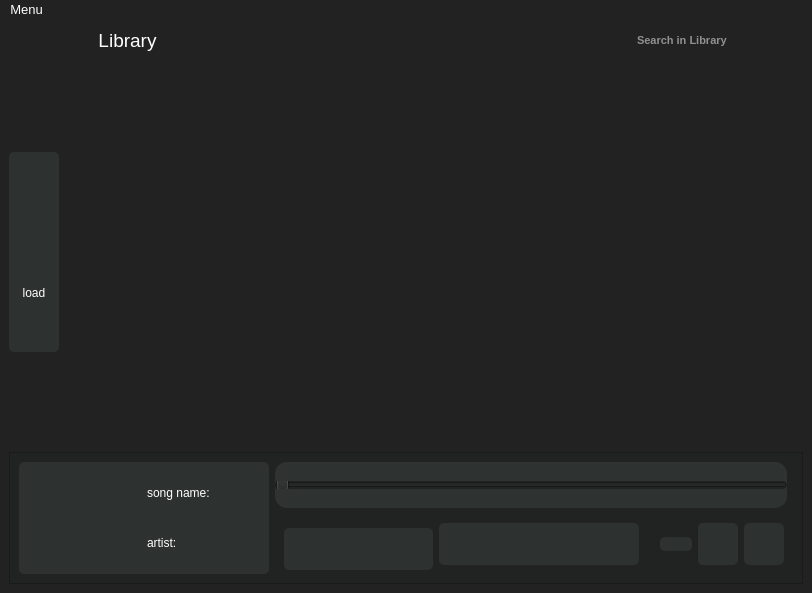
<?xml version="1.0" encoding="UTF-8"?>
<ui version="4.0">
 <class>SimpleMusiPlayer</class>
 <widget class="QMainWindow" name="SimpleMusiPlayer">
  <property name="geometry">
   <rect>
    <x>0</x>
    <y>0</y>
    <width>812</width>
    <height>593</height>
   </rect>
  </property>
  <property name="windowTitle">
   <string>Simple Music Player</string>
  </property>
  <property name="windowIcon">
   <iconset>
    <normaloff>:/img/images/CD.png</normaloff>:/img/images/CD.png</iconset>
  </property>
  <property name="styleSheet">
   <string notr="true">background-color: rgb(34, 34, 34);
color: rgb(255, 255, 255);</string>
  </property>
  <widget class="QWidget" name="centralwidget">
   <layout class="QGridLayout" name="gridLayout_3">
    <item row="0" column="0">
     <layout class="QHBoxLayout" name="horizontalLayout_6">
      <item>
       <widget class="QLabel" name="label_12">
        <property name="minimumSize">
         <size>
          <width>60</width>
          <height>0</height>
         </size>
        </property>
        <property name="text">
         <string>&lt;html&gt;&lt;head/&gt;&lt;body&gt;&lt;p align=&quot;center&quot;&gt;&lt;span style=&quot; font-size:14pt;&quot;&gt;Library&lt;/span&gt;&lt;/p&gt;&lt;/body&gt;&lt;/html&gt;</string>
        </property>
        <property name="margin">
         <number>4</number>
        </property>
        <property name="indent">
         <number>89</number>
        </property>
       </widget>
      </item>
      <item>
       <spacer name="horizontalSpacer">
        <property name="orientation">
         <enum>Qt::Horizontal</enum>
        </property>
        <property name="sizeHint" stdset="0">
         <size>
          <width>40</width>
          <height>20</height>
         </size>
        </property>
       </spacer>
      </item>
      <item>
       <widget class="QLineEdit" name="searchlineEdit">
        <property name="maximumSize">
         <size>
          <width>200</width>
          <height>25</height>
         </size>
        </property>
        <property name="styleSheet">
         <string notr="true">    padding-left: 32px;
    min-width: 150px;
    max-height: 25px;
    font-size: 11px;
    font-weight: bold;
    border-radius: 16px;</string>
        </property>
        <property name="placeholderText">
         <string>Search in Library</string>
        </property>
       </widget>
      </item>
     </layout>
    </item>
    <item row="1" column="0">
     <layout class="QHBoxLayout" name="horizontalLayout_5">
      <item>
       <layout class="QVBoxLayout" name="verticalLayout_3">
        <property name="topMargin">
         <number>6</number>
        </property>
        <property name="rightMargin">
         <number>4</number>
        </property>
        <property name="bottomMargin">
         <number>6</number>
        </property>
        <item>
         <widget class="QWidget" name="widget" native="true">
          <property name="maximumSize">
           <size>
            <width>16777215</width>
            <height>200</height>
           </size>
          </property>
          <property name="styleSheet">
           <string notr="true">background-color: rgb(45, 49, 48);
border-radius: 5px;</string>
          </property>
          <layout class="QVBoxLayout" name="verticalLayout">
           <item>
            <widget class="QPushButton" name="homePushButton">
             <property name="text">
              <string/>
             </property>
             <property name="icon">
              <iconset resource="utils/music.qrc">
               <normaloff>:/icons/images/home.svg</normaloff>:/icons/images/home.svg</iconset>
             </property>
             <property name="iconSize">
              <size>
               <width>24</width>
               <height>24</height>
              </size>
             </property>
            </widget>
           </item>
           <item>
            <widget class="QPushButton" name="playlistsPushButton">
             <property name="text">
              <string/>
             </property>
             <property name="icon">
              <iconset resource="utils/music.qrc">
               <normaloff>:/icons/images/playlist.svg</normaloff>:/icons/images/playlist.svg</iconset>
             </property>
             <property name="iconSize">
              <size>
               <width>24</width>
               <height>24</height>
              </size>
             </property>
            </widget>
           </item>
           <item>
            <widget class="QPushButton" name="favoritesPushButton">
             <property name="text">
              <string/>
             </property>
             <property name="icon">
              <iconset resource="utils/music.qrc">
               <normaloff>:/icons/images/favourite.svg</normaloff>:/icons/images/favourite.svg</iconset>
             </property>
             <property name="iconSize">
              <size>
               <width>24</width>
               <height>24</height>
              </size>
             </property>
            </widget>
           </item>
           <item>
            <widget class="QPushButton" name="recentsPushButton">
             <property name="text">
              <string/>
             </property>
             <property name="icon">
              <iconset resource="utils/music.qrc">
               <normaloff>:/icons/images/history.svg</normaloff>:/icons/images/history.svg</iconset>
             </property>
             <property name="iconSize">
              <size>
               <width>24</width>
               <height>24</height>
              </size>
             </property>
            </widget>
           </item>
           <item>
            <widget class="QPushButton" name="loadFolderButton">
             <property name="text">
              <string>load</string>
             </property>
            </widget>
           </item>
           <item>
            <widget class="QPushButton" name="settingsPushButton">
             <property name="text">
              <string/>
             </property>
             <property name="icon">
              <iconset resource="utils/music.qrc">
               <normaloff>:/icons/images/settings.svg</normaloff>:/icons/images/settings.svg</iconset>
             </property>
             <property name="iconSize">
              <size>
               <width>24</width>
               <height>24</height>
              </size>
             </property>
            </widget>
           </item>
          </layout>
         </widget>
        </item>
       </layout>
      </item>
      <item>
       <widget class="QStackedWidget" name="stackedWidget">
        <property name="currentIndex">
         <number>0</number>
        </property>
        <widget class="QWidget" name="Home">
         <layout class="QGridLayout" name="gridLayout_2">
          <item row="0" column="0">
           <widget class="QScrollArea" name="scrollArea">
            <property name="sizePolicy">
             <sizepolicy hsizetype="Minimum" vsizetype="Expanding">
              <horstretch>0</horstretch>
              <verstretch>0</verstretch>
             </sizepolicy>
            </property>
            <property name="maximumSize">
             <size>
              <width>1200</width>
              <height>1200</height>
             </size>
            </property>
            <property name="styleSheet">
             <string notr="true">border-radius: 5px;</string>
            </property>
            <property name="horizontalScrollBarPolicy">
             <enum>Qt::ScrollBarAsNeeded</enum>
            </property>
            <property name="sizeAdjustPolicy">
             <enum>QAbstractScrollArea::AdjustToContentsOnFirstShow</enum>
            </property>
            <property name="widgetResizable">
             <bool>true</bool>
            </property>
            <widget class="QWidget" name="scrollAreaWidgetContents">
             <property name="geometry">
              <rect>
               <x>0</x>
               <y>0</y>
               <width>717</width>
               <height>355</height>
              </rect>
             </property>
             <layout class="QGridLayout" name="gridLayout">
              <item row="0" column="0">
               <widget class="QWidget" name="scrollAreaWidgetContents_5" native="true"/>
              </item>
             </layout>
            </widget>
           </widget>
          </item>
         </layout>
        </widget>
        <widget class="QWidget" name="Playlist">
         <layout class="QGridLayout" name="gridLayout_4">
          <item row="0" column="0">
           <widget class="QScrollArea" name="scrollArea_2">
            <property name="widgetResizable">
             <bool>true</bool>
            </property>
            <widget class="QWidget" name="scrollAreaWidgetContents_2">
             <property name="geometry">
              <rect>
               <x>0</x>
               <y>0</y>
               <width>98</width>
               <height>28</height>
              </rect>
             </property>
             <widget class="QLabel" name="label_3">
              <property name="geometry">
               <rect>
                <x>20</x>
                <y>20</y>
                <width>200</width>
                <height>200</height>
               </rect>
              </property>
              <property name="minimumSize">
               <size>
                <width>200</width>
                <height>200</height>
               </size>
              </property>
              <property name="maximumSize">
               <size>
                <width>200</width>
                <height>200</height>
               </size>
              </property>
              <property name="styleSheet">
               <string notr="true">background-color: rgb(45, 49, 48);
border-radius: 5px;</string>
              </property>
              <property name="text">
               <string>&lt;html&gt;&lt;head/&gt;&lt;body&gt;&lt;p align=&quot;center&quot;&gt;&lt;img src=&quot;:/icons/images/icons8-album-48.png&quot;/&gt;&lt;/p&gt;&lt;p align=&quot;center&quot;&gt;Song Name:&lt;/p&gt;&lt;p align=&quot;center&quot;&gt;Artist Name: &lt;/p&gt;&lt;/body&gt;&lt;/html&gt;</string>
              </property>
             </widget>
             <widget class="QLabel" name="label_4">
              <property name="geometry">
               <rect>
                <x>250</x>
                <y>20</y>
                <width>200</width>
                <height>200</height>
               </rect>
              </property>
              <property name="minimumSize">
               <size>
                <width>200</width>
                <height>200</height>
               </size>
              </property>
              <property name="maximumSize">
               <size>
                <width>200</width>
                <height>200</height>
               </size>
              </property>
              <property name="styleSheet">
               <string notr="true">background-color: rgb(45, 49, 48);
border-radius: 5px;</string>
              </property>
              <property name="text">
               <string>&lt;html&gt;&lt;head/&gt;&lt;body&gt;&lt;p align=&quot;center&quot;&gt;&lt;img src=&quot;:/icons/images/icons8-album-48.png&quot;/&gt;&lt;/p&gt;&lt;p align=&quot;center&quot;&gt;Song Name:&lt;/p&gt;&lt;p align=&quot;center&quot;&gt;Artist Name: &lt;/p&gt;&lt;/body&gt;&lt;/html&gt;</string>
              </property>
             </widget>
             <widget class="QLabel" name="label_5">
              <property name="geometry">
               <rect>
                <x>480</x>
                <y>20</y>
                <width>200</width>
                <height>200</height>
               </rect>
              </property>
              <property name="minimumSize">
               <size>
                <width>200</width>
                <height>200</height>
               </size>
              </property>
              <property name="maximumSize">
               <size>
                <width>200</width>
                <height>200</height>
               </size>
              </property>
              <property name="styleSheet">
               <string notr="true">background-color: rgb(45, 49, 48);
border-radius: 5px;</string>
              </property>
              <property name="text">
               <string>&lt;html&gt;&lt;head/&gt;&lt;body&gt;&lt;p align=&quot;center&quot;&gt;&lt;img src=&quot;:/icons/images/icons8-album-48.png&quot;/&gt;&lt;/p&gt;&lt;p align=&quot;center&quot;&gt;Song Name:&lt;/p&gt;&lt;p align=&quot;center&quot;&gt;Artist Name: &lt;/p&gt;&lt;/body&gt;&lt;/html&gt;</string>
              </property>
             </widget>
            </widget>
           </widget>
          </item>
         </layout>
        </widget>
        <widget class="QWidget" name="Favorites">
         <layout class="QGridLayout" name="gridLayout_5">
          <item row="0" column="0">
           <widget class="QScrollArea" name="scrollArea_3">
            <property name="widgetResizable">
             <bool>true</bool>
            </property>
            <widget class="QWidget" name="scrollAreaWidgetContents_3">
             <property name="geometry">
              <rect>
               <x>0</x>
               <y>0</y>
               <width>98</width>
               <height>28</height>
              </rect>
             </property>
             <widget class="QLabel" name="label_6">
              <property name="geometry">
               <rect>
                <x>30</x>
                <y>20</y>
                <width>200</width>
                <height>200</height>
               </rect>
              </property>
              <property name="minimumSize">
               <size>
                <width>200</width>
                <height>200</height>
               </size>
              </property>
              <property name="maximumSize">
               <size>
                <width>200</width>
                <height>200</height>
               </size>
              </property>
              <property name="styleSheet">
               <string notr="true">background-color: rgb(45, 49, 48);
border-radius: 5px;</string>
              </property>
              <property name="text">
               <string>&lt;html&gt;&lt;head/&gt;&lt;body&gt;&lt;p align=&quot;center&quot;&gt;&lt;img src=&quot;:/icons/images/icons8-album-48.png&quot;/&gt;&lt;/p&gt;&lt;p align=&quot;center&quot;&gt;Song Name:&lt;/p&gt;&lt;p align=&quot;center&quot;&gt;Artist Name: &lt;/p&gt;&lt;/body&gt;&lt;/html&gt;</string>
              </property>
             </widget>
             <widget class="QLabel" name="label_7">
              <property name="geometry">
               <rect>
                <x>270</x>
                <y>20</y>
                <width>200</width>
                <height>200</height>
               </rect>
              </property>
              <property name="minimumSize">
               <size>
                <width>200</width>
                <height>200</height>
               </size>
              </property>
              <property name="maximumSize">
               <size>
                <width>200</width>
                <height>200</height>
               </size>
              </property>
              <property name="styleSheet">
               <string notr="true">background-color: rgb(45, 49, 48);
border-radius: 5px;</string>
              </property>
              <property name="text">
               <string>&lt;html&gt;&lt;head/&gt;&lt;body&gt;&lt;p align=&quot;center&quot;&gt;&lt;img src=&quot;:/icons/images/icons8-album-48.png&quot;/&gt;&lt;/p&gt;&lt;p align=&quot;center&quot;&gt;Song Name:&lt;/p&gt;&lt;p align=&quot;center&quot;&gt;Artist Name: &lt;/p&gt;&lt;/body&gt;&lt;/html&gt;</string>
              </property>
             </widget>
             <widget class="QLabel" name="label_11">
              <property name="geometry">
               <rect>
                <x>500</x>
                <y>30</y>
                <width>200</width>
                <height>200</height>
               </rect>
              </property>
              <property name="minimumSize">
               <size>
                <width>200</width>
                <height>200</height>
               </size>
              </property>
              <property name="maximumSize">
               <size>
                <width>200</width>
                <height>200</height>
               </size>
              </property>
              <property name="styleSheet">
               <string notr="true">background-color: rgb(45, 49, 48);
border-radius: 5px;</string>
              </property>
              <property name="text">
               <string>&lt;html&gt;&lt;head/&gt;&lt;body&gt;&lt;p align=&quot;center&quot;&gt;&lt;img src=&quot;:/icons/images/icons8-album-48.png&quot;/&gt;&lt;/p&gt;&lt;p align=&quot;center&quot;&gt;Song Name:&lt;/p&gt;&lt;p align=&quot;center&quot;&gt;Artist Name: &lt;/p&gt;&lt;/body&gt;&lt;/html&gt;</string>
              </property>
             </widget>
            </widget>
           </widget>
          </item>
         </layout>
        </widget>
        <widget class="QWidget" name="Recents">
         <layout class="QGridLayout" name="gridLayout_6">
          <item row="0" column="0">
           <widget class="QScrollArea" name="scrollArea_4">
            <property name="widgetResizable">
             <bool>true</bool>
            </property>
            <widget class="QWidget" name="scrollAreaWidgetContents_4">
             <property name="geometry">
              <rect>
               <x>0</x>
               <y>0</y>
               <width>98</width>
               <height>28</height>
              </rect>
             </property>
             <widget class="QLabel" name="label_13">
              <property name="geometry">
               <rect>
                <x>30</x>
                <y>30</y>
                <width>200</width>
                <height>200</height>
               </rect>
              </property>
              <property name="minimumSize">
               <size>
                <width>200</width>
                <height>200</height>
               </size>
              </property>
              <property name="maximumSize">
               <size>
                <width>200</width>
                <height>200</height>
               </size>
              </property>
              <property name="styleSheet">
               <string notr="true">background-color: rgb(45, 49, 48);
border-radius: 5px;</string>
              </property>
              <property name="text">
               <string>&lt;html&gt;&lt;head/&gt;&lt;body&gt;&lt;p align=&quot;center&quot;&gt;&lt;img src=&quot;:/icons/images/icons8-album-48.png&quot;/&gt;&lt;/p&gt;&lt;p align=&quot;center&quot;&gt;Song Name:&lt;/p&gt;&lt;p align=&quot;center&quot;&gt;Artist Name: &lt;/p&gt;&lt;/body&gt;&lt;/html&gt;</string>
              </property>
             </widget>
             <widget class="QLabel" name="label_14">
              <property name="geometry">
               <rect>
                <x>270</x>
                <y>40</y>
                <width>200</width>
                <height>200</height>
               </rect>
              </property>
              <property name="minimumSize">
               <size>
                <width>200</width>
                <height>200</height>
               </size>
              </property>
              <property name="maximumSize">
               <size>
                <width>200</width>
                <height>200</height>
               </size>
              </property>
              <property name="styleSheet">
               <string notr="true">background-color: rgb(45, 49, 48);
border-radius: 5px;</string>
              </property>
              <property name="text">
               <string>&lt;html&gt;&lt;head/&gt;&lt;body&gt;&lt;p align=&quot;center&quot;&gt;&lt;img src=&quot;:/icons/images/icons8-album-48.png&quot;/&gt;&lt;/p&gt;&lt;p align=&quot;center&quot;&gt;Song Name:&lt;/p&gt;&lt;p align=&quot;center&quot;&gt;Artist Name: &lt;/p&gt;&lt;/body&gt;&lt;/html&gt;</string>
              </property>
             </widget>
             <widget class="QLabel" name="label_15">
              <property name="geometry">
               <rect>
                <x>500</x>
                <y>40</y>
                <width>200</width>
                <height>200</height>
               </rect>
              </property>
              <property name="minimumSize">
               <size>
                <width>200</width>
                <height>200</height>
               </size>
              </property>
              <property name="maximumSize">
               <size>
                <width>200</width>
                <height>200</height>
               </size>
              </property>
              <property name="styleSheet">
               <string notr="true">background-color: rgb(45, 49, 48);
border-radius: 5px;</string>
              </property>
              <property name="text">
               <string>&lt;html&gt;&lt;head/&gt;&lt;body&gt;&lt;p align=&quot;center&quot;&gt;&lt;img src=&quot;:/icons/images/icons8-album-48.png&quot;/&gt;&lt;/p&gt;&lt;p align=&quot;center&quot;&gt;Song Name:&lt;/p&gt;&lt;p align=&quot;center&quot;&gt;Artist Name: &lt;/p&gt;&lt;/body&gt;&lt;/html&gt;</string>
              </property>
             </widget>
            </widget>
           </widget>
          </item>
         </layout>
        </widget>
        <widget class="QWidget" name="Settings"/>
       </widget>
      </item>
     </layout>
    </item>
    <item row="2" column="0">
     <widget class="QFrame" name="frame_6">
      <property name="styleSheet">
       <string notr="true">
background-color: rgb(32, 35, 34);</string>
      </property>
      <property name="frameShape">
       <enum>QFrame::StyledPanel</enum>
      </property>
      <property name="frameShadow">
       <enum>QFrame::Raised</enum>
      </property>
      <layout class="QHBoxLayout" name="horizontalLayout_8">
       <item>
        <widget class="QWidget" name="widget_3" native="true">
         <property name="minimumSize">
          <size>
           <width>250</width>
           <height>0</height>
          </size>
         </property>
         <property name="styleSheet">
          <string notr="true">background-color: rgb(45, 49, 48);
border-radius: 5px;</string>
         </property>
         <layout class="QHBoxLayout" name="horizontalLayout_9">
          <item>
           <widget class="QPushButton" name="albumButton">
            <property name="minimumSize">
             <size>
              <width>30</width>
              <height>94</height>
             </size>
            </property>
            <property name="styleSheet">
             <string notr="true">background-color: rgb(45, 49, 48);
border-radius: 5px;</string>
            </property>
            <property name="text">
             <string/>
            </property>
            <property name="icon">
             <iconset resource="utils/music.qrc">
              <normaloff>:/icons/images/CD.png</normaloff>:/icons/images/CD.png</iconset>
            </property>
            <property name="iconSize">
             <size>
              <width>70</width>
              <height>60</height>
             </size>
            </property>
           </widget>
          </item>
          <item>
           <layout class="QVBoxLayout" name="verticalLayout_5">
            <item>
             <widget class="QLabel" name="labelSongName">
              <property name="minimumSize">
               <size>
                <width>60</width>
                <height>0</height>
               </size>
              </property>
              <property name="text">
               <string>song name:</string>
              </property>
             </widget>
            </item>
            <item>
             <widget class="QLabel" name="labelArtist">
              <property name="minimumSize">
               <size>
                <width>60</width>
                <height>0</height>
               </size>
              </property>
              <property name="text">
               <string>artist:</string>
              </property>
             </widget>
            </item>
           </layout>
          </item>
         </layout>
        </widget>
       </item>
       <item>
        <layout class="QVBoxLayout" name="verticalLayout_4">
         <item>
          <widget class="QFrame" name="frame_2">
           <property name="frameShape">
            <enum>QFrame::NoFrame</enum>
           </property>
           <property name="frameShadow">
            <enum>QFrame::Raised</enum>
           </property>
           <layout class="QHBoxLayout" name="horizontalLayout">
            <property name="leftMargin">
             <number>0</number>
            </property>
            <property name="topMargin">
             <number>0</number>
            </property>
            <property name="rightMargin">
             <number>0</number>
            </property>
            <property name="bottomMargin">
             <number>0</number>
            </property>
            <item>
             <widget class="QFrame" name="frame_4">
              <property name="styleSheet">
               <string notr="true">    background: #2E3231;
    border-radius: 12px;</string>
              </property>
              <property name="frameShape">
               <enum>QFrame::NoFrame</enum>
              </property>
              <property name="frameShadow">
               <enum>QFrame::Raised</enum>
              </property>
              <layout class="QHBoxLayout" name="horizontalLayout_3">
               <property name="leftMargin">
                <number>0</number>
               </property>
               <property name="topMargin">
                <number>0</number>
               </property>
               <property name="rightMargin">
                <number>0</number>
               </property>
               <property name="bottomMargin">
                <number>0</number>
               </property>
               <item>
                <widget class="QSlider" name="musicSlider">
                 <property name="cursor">
                  <cursorShape>PointingHandCursor</cursorShape>
                 </property>
                 <property name="styleSheet">
                  <string notr="true">	background-color: #212423;
	border: 0px solid #424242;
	height: 8px;
	border-radius: 4px;</string>
                 </property>
                 <property name="orientation">
                  <enum>Qt::Horizontal</enum>
                 </property>
                </widget>
               </item>
              </layout>
             </widget>
            </item>
            <item>
             <widget class="QFrame" name="frame">
              <property name="maximumSize">
               <size>
                <width>250</width>
                <height>16777215</height>
               </size>
              </property>
              <property name="frameShape">
               <enum>QFrame::NoFrame</enum>
              </property>
              <property name="frameShadow">
               <enum>QFrame::Raised</enum>
              </property>
              <layout class="QVBoxLayout" name="verticalLayout_2">
               <property name="spacing">
                <number>0</number>
               </property>
               <property name="leftMargin">
                <number>0</number>
               </property>
               <property name="topMargin">
                <number>0</number>
               </property>
               <property name="rightMargin">
                <number>0</number>
               </property>
               <property name="bottomMargin">
                <number>0</number>
               </property>
              </layout>
             </widget>
            </item>
           </layout>
          </widget>
         </item>
         <item>
          <widget class="QFrame" name="frame_5">
           <property name="font">
            <font>
             <pointsize>1</pointsize>
            </font>
           </property>
           <property name="frameShape">
            <enum>QFrame::NoFrame</enum>
           </property>
           <property name="frameShadow">
            <enum>QFrame::Raised</enum>
           </property>
           <layout class="QHBoxLayout" name="horizontalLayout_4">
            <item>
             <widget class="QFrame" name="frame_3">
              <property name="minimumSize">
               <size>
                <width>100</width>
                <height>42</height>
               </size>
              </property>
              <property name="maximumSize">
               <size>
                <width>400</width>
                <height>32</height>
               </size>
              </property>
              <property name="styleSheet">
               <string notr="true">background-color: rgb(45, 49, 48);
border-radius: 5px;</string>
              </property>
              <property name="frameShape">
               <enum>QFrame::NoFrame</enum>
              </property>
              <property name="frameShadow">
               <enum>QFrame::Raised</enum>
              </property>
              <layout class="QHBoxLayout" name="horizontalLayout_2">
               <item>
                <widget class="QPushButton" name="previousButton">
                 <property name="cursor">
                  <cursorShape>PointingHandCursor</cursorShape>
                 </property>
                 <property name="toolTip">
                  <string>Previous</string>
                 </property>
                 <property name="text">
                  <string/>
                 </property>
                 <property name="icon">
                  <iconset resource="utils/music.qrc">
                   <normaloff>:/icons/images/skipback.svg</normaloff>:/icons/images/skipback.svg</iconset>
                 </property>
                 <property name="iconSize">
                  <size>
                   <width>24</width>
                   <height>24</height>
                  </size>
                 </property>
                 <property name="flat">
                  <bool>true</bool>
                 </property>
                </widget>
               </item>
               <item>
                <widget class="QPushButton" name="rewindButton">
                 <property name="cursor">
                  <cursorShape>PointingHandCursor</cursorShape>
                 </property>
                 <property name="toolTip">
                  <string>Stop</string>
                 </property>
                 <property name="text">
                  <string/>
                 </property>
                 <property name="icon">
                  <iconset resource="utils/music.qrc">
                   <normaloff>:/icons/images/rewind.svg</normaloff>:/icons/images/rewind.svg</iconset>
                 </property>
                 <property name="iconSize">
                  <size>
                   <width>24</width>
                   <height>24</height>
                  </size>
                 </property>
                 <property name="flat">
                  <bool>true</bool>
                 </property>
                </widget>
               </item>
               <item>
                <widget class="QPushButton" name="pushButtonPlayPause">
                 <property name="cursor">
                  <cursorShape>PointingHandCursor</cursorShape>
                 </property>
                 <property name="toolTip">
                  <string>Play</string>
                 </property>
                 <property name="text">
                  <string/>
                 </property>
                 <property name="icon">
                  <iconset resource="utils/music.qrc">
                   <normaloff>:/icons/images/play.svg</normaloff>
                   <normalon>:/icons/images/pause.svg</normalon>:/icons/images/play.svg</iconset>
                 </property>
                 <property name="iconSize">
                  <size>
                   <width>24</width>
                   <height>24</height>
                  </size>
                 </property>
                 <property name="flat">
                  <bool>true</bool>
                 </property>
                </widget>
               </item>
               <item>
                <widget class="QPushButton" name="forwardButton">
                 <property name="cursor">
                  <cursorShape>PointingHandCursor</cursorShape>
                 </property>
                 <property name="toolTip">
                  <string>Stop</string>
                 </property>
                 <property name="text">
                  <string/>
                 </property>
                 <property name="icon">
                  <iconset resource="utils/music.qrc">
                   <normaloff>:/icons/images/forward.svg</normaloff>:/icons/images/forward.svg</iconset>
                 </property>
                 <property name="iconSize">
                  <size>
                   <width>24</width>
                   <height>24</height>
                  </size>
                 </property>
                 <property name="flat">
                  <bool>true</bool>
                 </property>
                </widget>
               </item>
               <item>
                <widget class="QPushButton" name="nextButton">
                 <property name="cursor">
                  <cursorShape>PointingHandCursor</cursorShape>
                 </property>
                 <property name="toolTip">
                  <string>Next</string>
                 </property>
                 <property name="text">
                  <string/>
                 </property>
                 <property name="icon">
                  <iconset resource="utils/music.qrc">
                   <normaloff>:/icons/images/skipforward.svg</normaloff>:/icons/images/skipforward.svg</iconset>
                 </property>
                 <property name="iconSize">
                  <size>
                   <width>24</width>
                   <height>24</height>
                  </size>
                 </property>
                 <property name="flat">
                  <bool>true</bool>
                 </property>
                </widget>
               </item>
              </layout>
             </widget>
            </item>
            <item>
             <widget class="QWidget" name="widget_2" native="true">
              <property name="minimumSize">
               <size>
                <width>200</width>
                <height>0</height>
               </size>
              </property>
              <property name="styleSheet">
               <string notr="true">background-color: rgb(45, 49, 48);
border-radius: 5px;</string>
              </property>
              <layout class="QHBoxLayout" name="horizontalLayout_7">
               <item>
                <widget class="QPushButton" name="volumeButton">
                 <property name="text">
                  <string/>
                 </property>
                 <property name="icon">
                  <iconset resource="utils/music.qrc">
                   <normaloff>:/icons/images/volume.svg</normaloff>:/icons/images/volume.svg</iconset>
                 </property>
                 <property name="iconSize">
                  <size>
                   <width>24</width>
                   <height>24</height>
                  </size>
                 </property>
                </widget>
               </item>
               <item>
                <widget class="QPushButton" name="loopButton">
                 <property name="text">
                  <string/>
                 </property>
                 <property name="icon">
                  <iconset resource="utils/music.qrc">
                   <normaloff>:/icons/images/repeatoff.svg</normaloff>:/icons/images/repeatoff.svg</iconset>
                 </property>
                 <property name="iconSize">
                  <size>
                   <width>24</width>
                   <height>24</height>
                  </size>
                 </property>
                </widget>
               </item>
               <item>
                <widget class="QPushButton" name="equalizerButton">
                 <property name="text">
                  <string/>
                 </property>
                 <property name="icon">
                  <iconset resource="utils/music.qrc">
                   <normaloff>:/icons/images/equalizer.svg</normaloff>:/icons/images/equalizer.svg</iconset>
                 </property>
                 <property name="iconSize">
                  <size>
                   <width>24</width>
                   <height>24</height>
                  </size>
                 </property>
                </widget>
               </item>
              </layout>
             </widget>
            </item>
            <item>
             <spacer name="horizontalSpacer_2">
              <property name="orientation">
               <enum>Qt::Horizontal</enum>
              </property>
              <property name="sizeHint" stdset="0">
               <size>
                <width>67</width>
                <height>20</height>
               </size>
              </property>
             </spacer>
            </item>
            <item>
             <widget class="QPushButton" name="favoriteButton">
              <property name="styleSheet">
               <string notr="true">background-color: rgb(45, 49, 48);
border-radius: 5px;</string>
              </property>
              <property name="text">
               <string/>
              </property>
              <property name="icon">
               <iconset resource="utils/music.qrc">
                <normaloff>:/icons/images/fav-untoggled.svg</normaloff>:/icons/images/fav-untoggled.svg</iconset>
              </property>
              <property name="iconSize">
               <size>
                <width>24</width>
                <height>24</height>
               </size>
              </property>
             </widget>
            </item>
            <item>
             <widget class="QLabel" name="labelCurrentDuration">
              <property name="minimumSize">
               <size>
                <width>40</width>
                <height>0</height>
               </size>
              </property>
              <property name="styleSheet">
               <string notr="true">background-color: rgb(45, 49, 48);
border-radius: 5px;</string>
              </property>
              <property name="text">
               <string>&lt;html&gt;&lt;head/&gt;&lt;body&gt;&lt;p&gt;&lt;br/&gt;&lt;/p&gt;&lt;/body&gt;&lt;/html&gt;</string>
              </property>
             </widget>
            </item>
            <item>
             <widget class="QLabel" name="labelTotalDuration">
              <property name="minimumSize">
               <size>
                <width>40</width>
                <height>0</height>
               </size>
              </property>
              <property name="styleSheet">
               <string notr="true">background-color: rgb(45, 49, 48);
border-radius: 5px;</string>
              </property>
              <property name="text">
               <string/>
              </property>
             </widget>
            </item>
           </layout>
          </widget>
         </item>
        </layout>
       </item>
      </layout>
     </widget>
    </item>
   </layout>
  </widget>
  <widget class="QMenuBar" name="menubar">
   <property name="geometry">
    <rect>
     <x>0</x>
     <y>0</y>
     <width>812</width>
     <height>23</height>
    </rect>
   </property>
   <property name="font">
    <font>
     <pointsize>10</pointsize>
    </font>
   </property>
   <property name="cursor">
    <cursorShape>ArrowCursor</cursorShape>
   </property>
   <widget class="QMenu" name="menuMenu">
    <property name="font">
     <font>
      <pointsize>10</pointsize>
     </font>
    </property>
    <property name="cursor">
     <cursorShape>PointingHandCursor</cursorShape>
    </property>
    <property name="title">
     <string>Menu</string>
    </property>
    <addaction name="actionAdd_Songs"/>
    <addaction name="separator"/>
    <addaction name="actionRemove_Selected"/>
    <addaction name="separator"/>
    <addaction name="actionRemove_All"/>
   </widget>
   <addaction name="menuMenu"/>
  </widget>
  <action name="actionAdd_Songs">
   <property name="icon">
    <iconset>
     <normaloff>:/img/images/Create.png</normaloff>:/img/images/Create.png</iconset>
   </property>
   <property name="text">
    <string>Add Songs</string>
   </property>
   <property name="toolTip">
    <string>Add songs to music player</string>
   </property>
   <property name="shortcut">
    <string>Alt+A</string>
   </property>
  </action>
  <action name="actionRemove_Selected">
   <property name="icon">
    <iconset>
     <normaloff>:/img/images/Remove.png</normaloff>:/img/images/Remove.png</iconset>
   </property>
   <property name="text">
    <string>Remove Selected</string>
   </property>
   <property name="toolTip">
    <string>Remove Selected Song</string>
   </property>
   <property name="shortcut">
    <string>Del</string>
   </property>
  </action>
  <action name="actionRemove_All">
   <property name="icon">
    <iconset>
     <normaloff>:/img/images/Delete.png</normaloff>:/img/images/Delete.png</iconset>
   </property>
   <property name="text">
    <string>Remove All</string>
   </property>
   <property name="toolTip">
    <string>Remove All Songs</string>
   </property>
   <property name="shortcut">
    <string>Alt+Del</string>
   </property>
  </action>
 </widget>
 <resources>
  <include location="utils/music.qrc"/>
 </resources>
 <connections/>
</ui>
